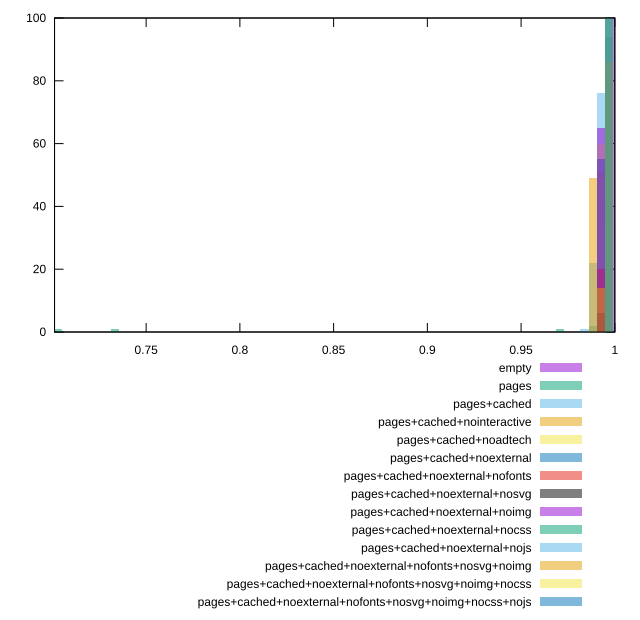

Reproduce this figure in gnuplot.
reset

$empty <<EOF
1.0013565938096554 100
EOF

$pages <<EOF
0.7027063816208108 1
0.9969646789245253 82
0.9925727640393953 13
0.9881808491542652 2
0.970613189613745 1
0.7334497858167213 1
EOF

$pagesCached <<EOF
0.9969646789245253 1
0.9925727640393953 76
0.9881808491542652 22
0.9837889342691352 1
EOF

$pagesCachedNointeractive <<EOF
0.9925727640393953 51
0.9881808491542652 49
EOF

$pagesCachedNoadtech <<EOF
0.9925727640393953 60
0.9969646789245253 40
EOF

$pagesCachedNoexternal <<EOF
0.9969646789245253 45
0.9925727640393953 55
EOF

$pagesCachedNoexternalNofonts <<EOF
0.9969646789245253 80
0.9925727640393953 20
EOF

$pagesCachedNoexternalNosvg <<EOF
0.9969646789245253 94
0.9925727640393953 6
EOF

$pagesCachedNoexternalNoimg <<EOF
0.9969646789245253 35
0.9925727640393953 65
EOF

$pagesCachedNoexternalNocss <<EOF
0.9969646789245253 100
EOF

$pagesCachedNoexternalNojs <<EOF
0.9969646789245253 100
EOF

$pagesCachedNoexternalNofontsNosvgNoimg <<EOF
0.9969646789245253 86
0.9925727640393953 14
EOF

$pagesCachedNoexternalNofontsNosvgNoimgNocss <<EOF
0.9969646789245253 100
EOF

$pagesCachedNoexternalNofontsNosvgNoimgNocssNojs <<EOF
0.9969646789245253 100
EOF

set key outside below
set boxwidth 0.0043919148851300676
set xrange [0.701132553722267:0.9999997308073476]
set yrange [0:100]
set trange [0:100]
set style fill transparent solid 0.5 noborder
set terminal svg size 640, 620 enhanced background rgb 'white'
set output "report_00008_2021-01-22T20:58:29.167/first-cpu-idle/comparison/histogram/all_score.svg"

plot $empty title "empty" with boxes, \
     $pages title "pages" with boxes, \
     $pagesCached title "pages+cached" with boxes, \
     $pagesCachedNointeractive title "pages+cached+nointeractive" with boxes, \
     $pagesCachedNoadtech title "pages+cached+noadtech" with boxes, \
     $pagesCachedNoexternal title "pages+cached+noexternal" with boxes, \
     $pagesCachedNoexternalNofonts title "pages+cached+noexternal+nofonts" with boxes, \
     $pagesCachedNoexternalNosvg title "pages+cached+noexternal+nosvg" with boxes, \
     $pagesCachedNoexternalNoimg title "pages+cached+noexternal+noimg" with boxes, \
     $pagesCachedNoexternalNocss title "pages+cached+noexternal+nocss" with boxes, \
     $pagesCachedNoexternalNojs title "pages+cached+noexternal+nojs" with boxes, \
     $pagesCachedNoexternalNofontsNosvgNoimg title "pages+cached+noexternal+nofonts+nosvg+noimg" with boxes, \
     $pagesCachedNoexternalNofontsNosvgNoimgNocss title "pages+cached+noexternal+nofonts+nosvg+noimg+nocss" with boxes, \
     $pagesCachedNoexternalNofontsNosvgNoimgNocssNojs title "pages+cached+noexternal+nofonts+nosvg+noimg+nocss+nojs" with boxes

reset
